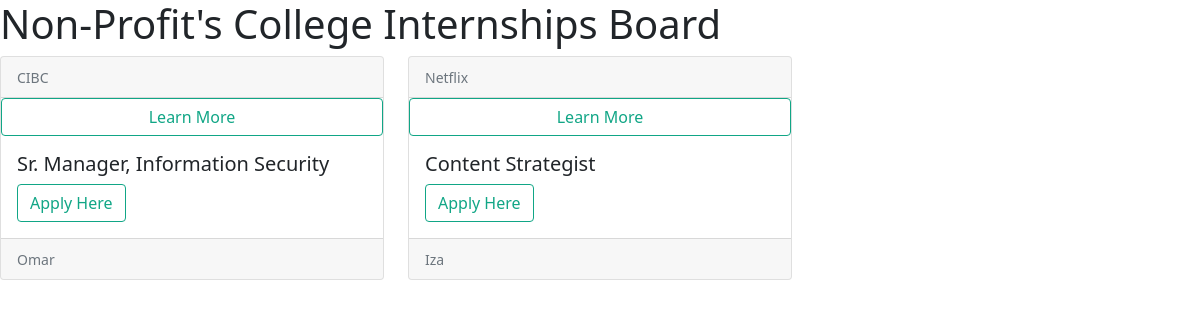
The app's page /, older data.
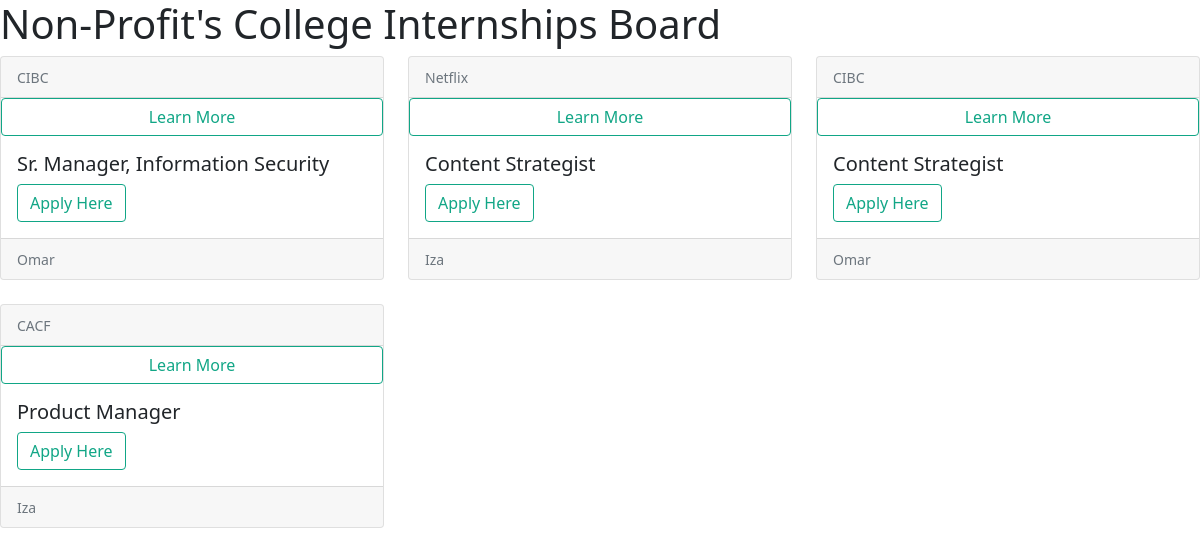
The same page, newer data.
### board/models.py (models this page shows, shortened)
class Internship(models.Model):
    position_title = models.CharField(max_length=200)
    date_posted = models.DateField(default=date.today)
    app_link= models.URLField()
    description = models.TextField(blank=True)
    staff = models.ForeignKey(Staff, null=True, on_delete= models.SET_NULL)
    company = models.ForeignKey(Company, null=True, on_delete= models.SET_NULL)

class Company(models.Model):
    name = models.CharField(max_length=200)
    org_partner = models.BooleanField()
    website = models.URLField()
    location = models.CharField(max_length=200, blank=True)
    def __str__(self):
        return self.name

class Staff(models.Model):
    name= models.CharField(max_length=150)
    position = models.CharField(max_length=200)
    email = models.EmailField()
    def __str__(self):
        return self.name

### board/views.py (the view)
# urls.py: path('', views.home, name='board-home'),
def home(request):
    context = {
        'jobs': Internship.objects.all(),
        'staff' : Staff.objects.all(),
    }
    return render(request, 'board/home.html', context)

### board/templates/board/home.html
{% extends "board/base.html" %}
{% block content %}
    <div class="row row-cols-1 row-cols-md-3 g-4">
      {% for job in jobs %}
        <div class="col">
          <div class="card h-100">
            <div class="card-header">
              <small class="text-muted">{{ job.company }}</small>
            </div>
            <a href="{% url 'show-internship' job.id %}" class="btn btn-outline-primary">Learn More</a>
            <div class="card-body">
              <h5 class="card-title">{{ job.position_title }}</h5>
              <a href="{{job.app_link }}" class="btn btn-outline-primary">Apply Here</a>
            </div>
            <div class="card-footer">
              <small class="text-muted">{{ job.staff }}</small>
            </div>
          </div>
        </div>
        {% endfor %}
    </div>
{% endblock content %}

### board/templates/board/base.html (shortened to what this page needs)
<!DOCTYPE html>
<html>
    <head>
        {% load static %}
        <link rel="stylesheet" href="{% static 'css/bootstrap.min.css' %}">
        <link rel="stylesheet" href="{% static 'css/bootstrap.css' %}">
      </head>
    <body><h1>Non-Profit's College Internships Board</h1>
        <div>
        {% block content %}{% endblock content %}
        </div>
    </body>
</html>

Row changes from the older to the newer data that the page shows:
added Internship: company "CIBC", position_title "Content Strategist", staff "Omar"
added Internship: company "CACF", position_title "Product Manager", staff "Iza"
